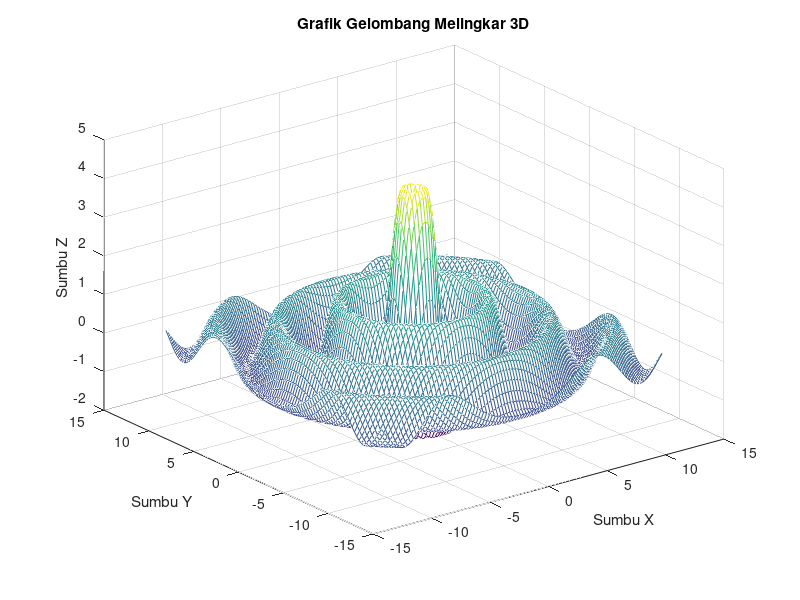

MATLAB code to generate this figure:
x = -12:0.25:12;
y = x;
[X,Y] = meshgrid(x,y);
R = sqrt(X.^2 + Y.^2);
Z = 8*sin(1.5*R)./(R + 1);
mesh(X,Y,Z);
grid on;
xlabel('Sumbu X');
ylabel('Sumbu Y');
zlabel('Sumbu Z');
title('Grafik Gelombang Melingkar 3D');
